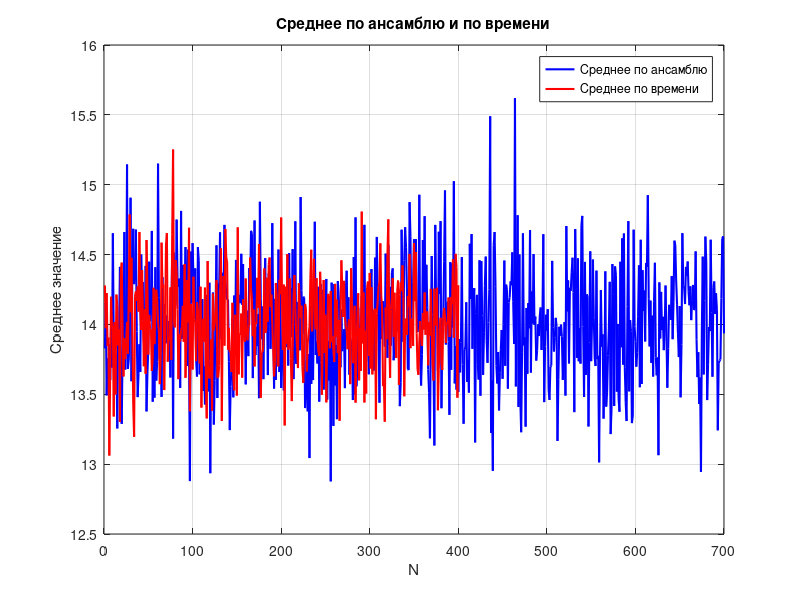
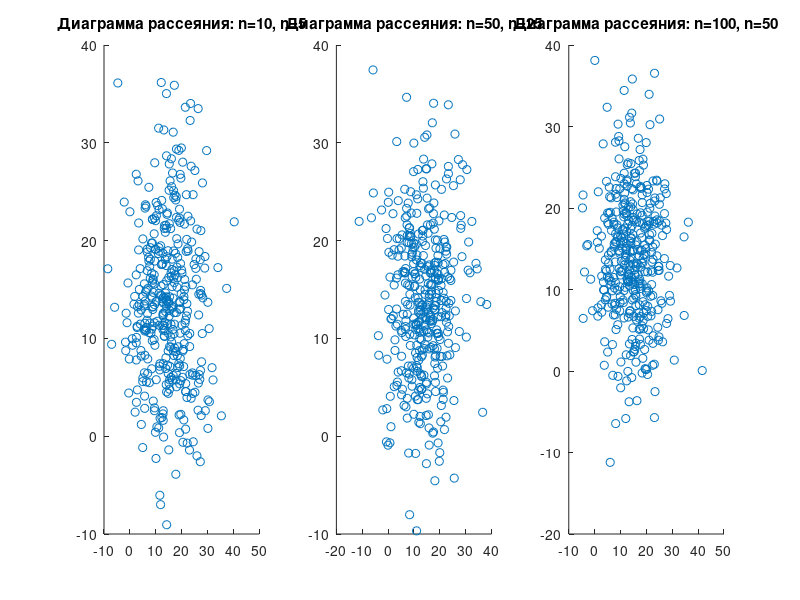

Write MATLAB code to recreate these figures, in order.
% параметры для белый гауссовского шума
N = 700;  % количество реализаций случайного процесса
K = 400;  % длина каждой реализации
mu = 14;   % мат ожидание случайного процесса
sigma = 8;  % стандартное отклонение случайного процесса

xi = randn(N, K) * sigma + mu; % генерация матрицы случайных чисел с нормальным распределением

mean_ensemble = mean(xi, 2); % среднее по ансамблю
mean_time = mean(xi, 1); % среднее по времени

% графики средних по ансамблю и по времени
figure;
plot(mean_ensemble, 'b', 'LineWidth', 1.5); hold on;
plot(mean_time, 'r', 'LineWidth', 1.5);
title('Среднее по ансамблю и по времени');
xlabel('N');
ylabel('Среднее значение');
legend('Среднее по ансамблю', 'Среднее по времени');
grid on;

% вывод корреляции между соседними реализациями
figure;
subplot(1, 3, 1);
scatter(xi(10, :), xi(5, :));
title('Диаграмма рассеяния: n=10, n=5');

subplot(1, 3, 2);
scatter(xi(50, :), xi(25, :));
title('Диаграмма рассеяния: n=50, n=25');

subplot(1, 3, 3);
scatter(xi(100, :), xi(50, :));
title('Диаграмма рассеяния: n=100, n=50');

corr_10_9 = corr(xi(10, :)', xi(5, :)');
corr_50_49 = corr(xi(50, :)', xi(25, :)');
corr_100_99 = corr(xi(100, :)', xi(50, :)');

fprintf('Корреляция между строками 10 и 9: %f\n', corr_10_9);
fprintf('Корреляция между строками 50 и 49: %f\n', corr_50_49);
fprintf('Корреляция между строками 100 и 99: %f\n', corr_100_99);
